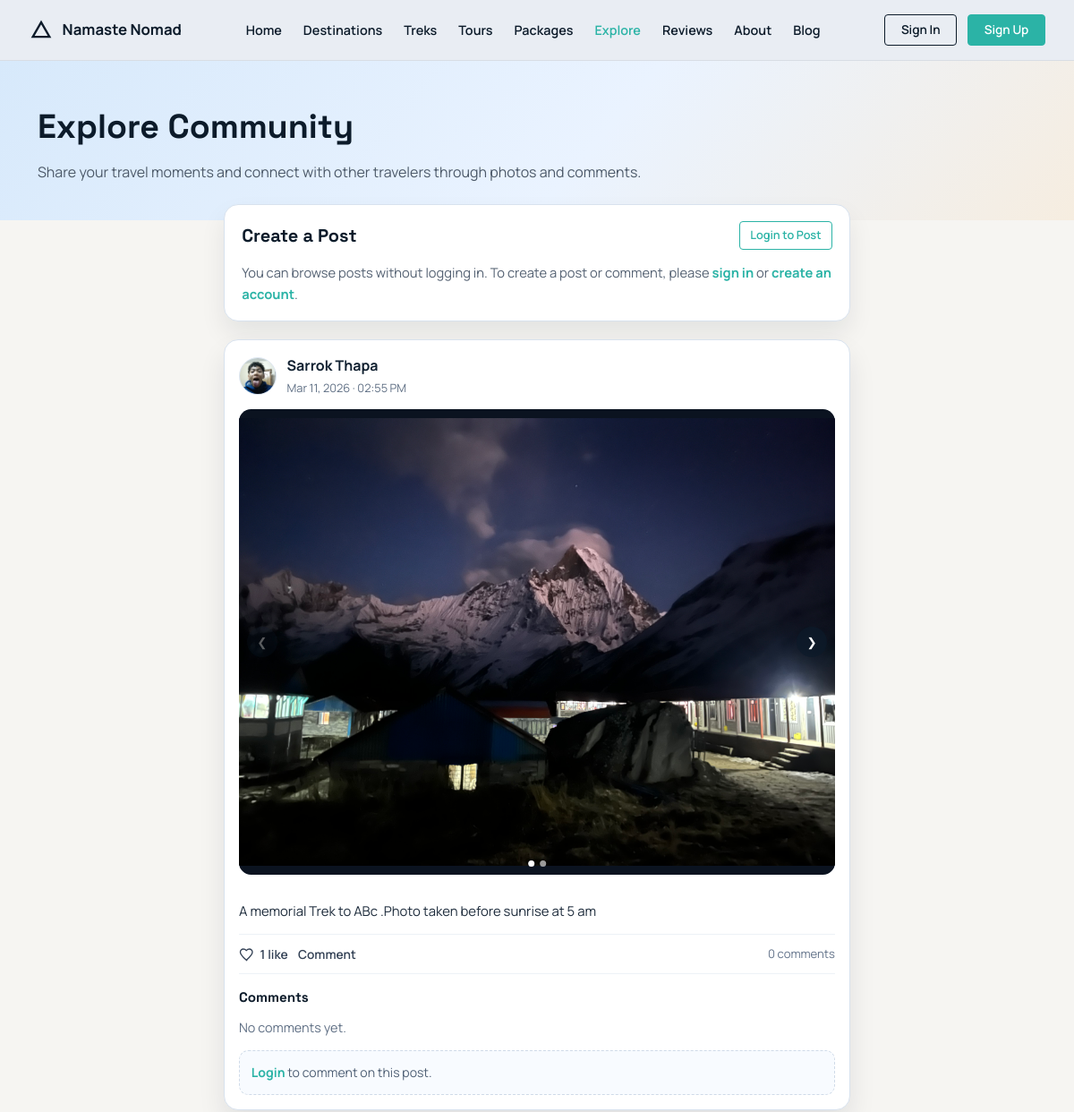
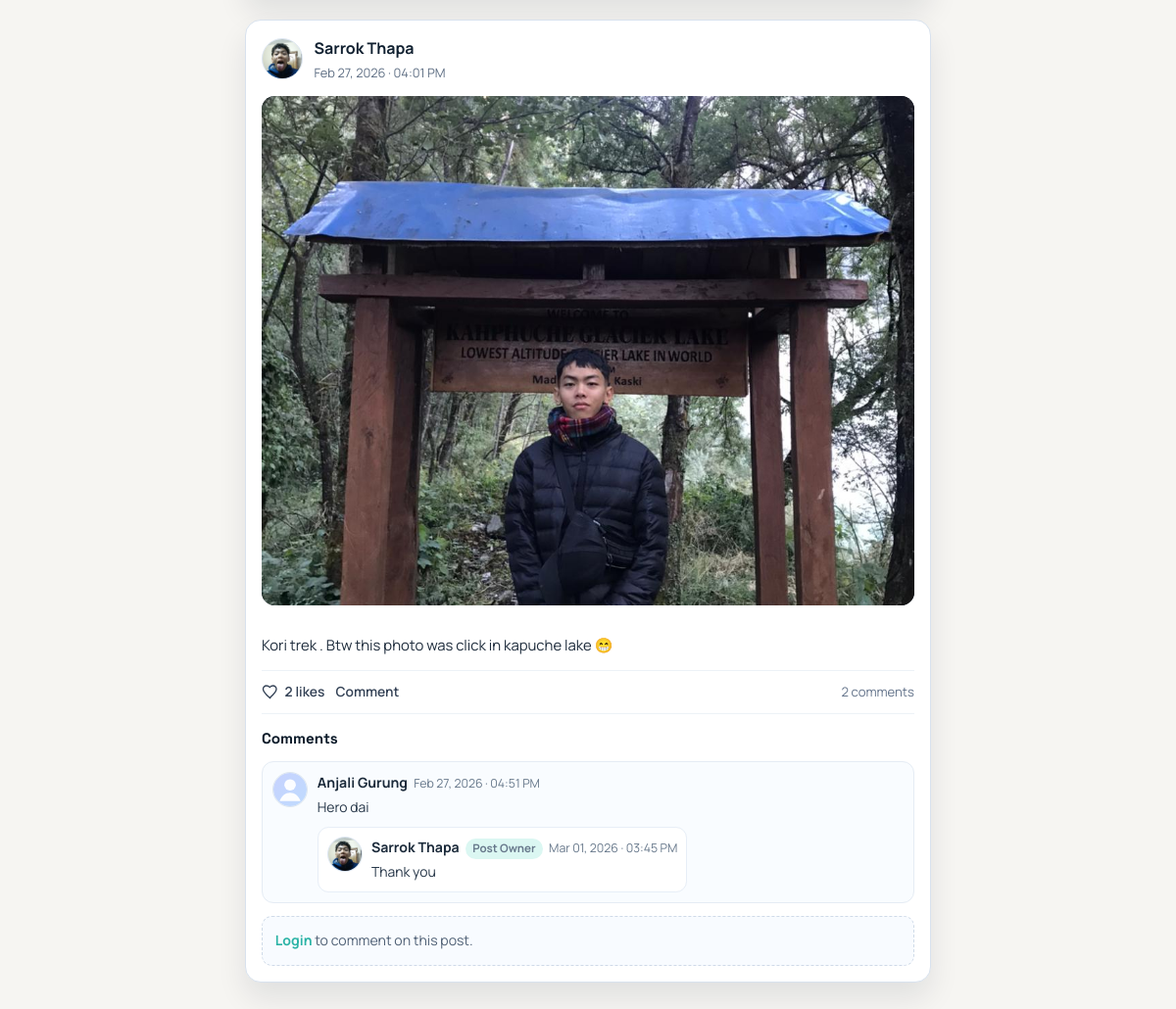
/community/, run on the app's committed database (2 pictures, top to bottom).
### core/models.py (models this page shows, shortened)
class Post(models.Model):
    user = models.ForeignKey(
        settings.AUTH_USER_MODEL,
        on_delete=models.CASCADE,
        related_name='community_posts',
    )
    likes = models.ManyToManyField(
        settings.AUTH_USER_MODEL,
        related_name='liked_community_posts',
        blank=True,
    )
    image = models.ImageField(upload_to='community_posts/', blank=True, null=True)
    caption = models.TextField(max_length=2200)
    tagged_vendors = models.ManyToManyField(
        settings.AUTH_USER_MODEL,
        related_name='tagged_posts',
        blank=True,
    )
    created_at = models.DateTimeField(auto_now_add=True)
    class Meta:
        ordering = ('-created_at',)

class PostMedia(models.Model):
    MEDIA_IMAGE = 'image'
    MEDIA_VIDEO = 'video'
    MEDIA_TYPE_CHOICES = (
        (MEDIA_IMAGE, 'Image'),
        (MEDIA_VIDEO, 'Video'),
    )
    post = models.ForeignKey(Post, on_delete=models.CASCADE, related_name='media')
    media_file = models.FileField(upload_to='community_posts/')
    media_type = models.CharField(max_length=10, choices=MEDIA_TYPE_CHOICES, default=MEDIA_IMAGE)
    order = models.PositiveSmallIntegerField(default=0)
    created_at = models.DateTimeField(auto_now_add=True)
    class Meta:
        ordering = ('order', 'created_at', 'id')

class Comment(models.Model):
    post = models.ForeignKey(Post, on_delete=models.CASCADE, related_name='comments')
    parent = models.ForeignKey(
        'self',
        on_delete=models.CASCADE,
        related_name='replies',
        null=True,
        blank=True,
    )
    user = models.ForeignKey(
        settings.AUTH_USER_MODEL,
        on_delete=models.CASCADE,
        related_name='community_comments',
    )
    body = models.TextField(max_length=800)
    created_at = models.DateTimeField(auto_now_add=True)
    class Meta:
        ordering = ('created_at',)

### core/views.py (the view)
# urls.py: path('community/', views.community_feed, name='community_feed'),
def community_feed(request):
    posts = _community_posts(viewer=request.user)
    return render(request, 'core/community_feed.html', {
        'posts': posts,
        'is_dashboard': False,
        'force_show_post_form': False,
    })

### core/views.py (called while the page is built)
def _safe_related(instance, attribute_name):
    try:
        return getattr(instance, attribute_name)
    except ObjectDoesNotExist:
        return None

def _user_display_name(user):
    if not user:
        return "Traveler"
    full_name = user.get_full_name().strip()
    return full_name or user.username or "Traveler"

def _user_avatar_url(user):
    if not user:
        return ""
    user_type = getattr(user, 'user_type', '')
    if user_type == 'traveler':
        profile = _safe_related(user, 'traveler_profile')
        if profile and profile.avatar:
            return profile.avatar.url
    elif user_type == 'vendor':
        profile = _safe_related(user, 'vendor_profile')
        if profile and profile.logo:
            return profile.logo.url
    elif user_type == 'admin':
        profile = _safe_related(user, 'admin_profile')
        if profile and profile.avatar:
            return profile.avatar.url
    return ""

def _caption_with_vendor_links(post):
    caption = post.caption or ""
    if not caption:
        return ""
    tagged_vendors = list(getattr(post, 'tagged_vendors', []).all())
    vendor_lookup = {
        vendor.username.lower(): (
            vendor.username,
            reverse('vendor_public_profile', kwargs={'vendor_id': vendor.id}),
        )
        for vendor in tagged_vendors
    }
    escaped_caption = escape(caption)
    def _replace(match):
        username = match.group(1)
        key = username.lower()
        if key in vendor_lookup:
            display, url = vendor_lookup[key]
            safe_display = escape(display)
            return f'<a class="tagged-mention" href="{url}">@{safe_display}</a>'
        return f'@{username}'
    linked = TAG_PATTERN.sub(_replace, escaped_caption)
    linked = linked.replace('\n', '<br>')
    return mark_safe(linked)

### core/templates/core/community_feed.html (shortened to what this page needs)
{% load static %}
<!DOCTYPE html>
<html lang="en">
<head>
    <link rel="stylesheet" href="{% static 'css/style.css' %}">
    <link rel="stylesheet" href="{% static 'css/landing.css' %}">
    <link rel="stylesheet" href="{% static 'css/community.css' %}?v=20260301a">
</head>
<body>
    <nav class="landing-nav">
        <div class="nav-container">
            <a class="nav-brand" href="{% url 'home' %}">
                <svg width="28" height="28" viewBox="0 0 24 24" fill="none" stroke="currentColor" stroke-width="2">
                    <path d="M4 19l8-14 8 14H4z"/>
                </svg>
                <span>Namaste Nomad</span>
            </a>
            <div class="nav-menu">
                <a href="{% url 'home' %}">Home</a>
                <a href="#">Destinations</a>
                <a href="{% url 'package_treks' %}">Treks</a>
                <a href="{% url 'package_tours' %}">Tours</a>
                <a href="{% url 'package_list' %}">Packages</a>
                <a href="{% url 'community_feed' %}" class="nav-active">Explore</a>
                <a href="{% url 'review_list' %}">Reviews</a>
                <a href="{% url 'about' %}">About</a>
                <a href="{% url 'blog_list' %}">Blog</a>
            </div>
            <div class="nav-actions">
                {% if request.user.is_authenticated %}
                    <a href="{% url 'logout' %}" class="btn-dark">Logout</a>
                {% else %}
                    <a href="{% url 'account_login_choice' %}" class="btn-ghost">Sign In</a>
                    <a href="{% url 'account_register_choice' %}" class="btn-dark">Sign Up</a>
                {% endif %}
            </div>
        </div>
    </nav>
    <main class="community-page">
        <section class="community-hero">
            <div class="container-landing">
                <h1>Explore Community</h1>
                <p>Share your travel moments and connect with other travelers through photos and comments.</p>
            </div>
        </section>
        <section class="container-landing community-shell">
            {% include "core/includes/community_stream.html" %}
        </section>
    </main>
</body>
</html>

### core/templates/core/includes/community_post_card.html (shortened to what this page needs)
{% load static %}
<article class="post-card" id="post-{{ post.id }}">
    <div class="post-head">
        <div class="post-author">
            <div class="author-avatar">
                {% if post.author_avatar_url %}
                    <img src="{{ post.author_avatar_url }}" alt="{{ post.author_name }} avatar">
                {% else %}
                    <img src="{% static 'images/default-avatar.svg' %}" alt="Default avatar">
                {% endif %}
            </div>
            <div>
                <div class="author-name">{{ post.author_name }}</div>
                <div class="post-date">{{ post.created_at|date:"M d, Y · h:i A" }}</div>
            </div>
        </div>
    </div>
    <div class="post-media-carousel" data-carousel>
        {% if post.media_items %}
            <div class="carousel-track">
                {% for media in post.media_items %}
                    <div class="carousel-slide">
                        {% if media.media_type == 'video' %}
                            <video class="carousel-media" controls preload="metadata">
                                <source src="{{ media.media_file.url }}">
                                Your browser does not support the video tag.
                            </video>
                        {% else %}
                            <img class="carousel-media" src="{{ media.media_file.url }}" alt="Post media by {{ post.author_name }}">
                        {% endif %}
                    </div>
                {% endfor %}
            </div>
            {% if post.media_count|default:0 > 1 %}
                <button class="carousel-btn prev" type="button" aria-label="Previous media">
                    <span aria-hidden="true">&#10094;</span>
                </button>
                <button class="carousel-btn next" type="button" aria-label="Next media">
                    <span aria-hidden="true">&#10095;</span>
                </button>
                <div class="carousel-dots">
                    {% for media in post.media_items %}
                        <button class="carousel-dot {% if forloop.first %}active{% endif %}" type="button" aria-label="View media {{ forloop.counter }}"></button>
                    {% endfor %}
                </div>
            {% endif %}
        {% else %}
            <div class="carousel-empty">No media uploaded.</div>
        {% endif %}
    </div>
    <div class="post-caption">{{ post.caption_html|safe }}</div>
    <div class="post-engagement">
        <div class="engagement-actions">
            {% if request.user.is_authenticated %}
                <form method="POST" action="{% url 'community_post_like_toggle' post.id %}" class="like-form">
                    {% csrf_token %}
                    <input type="hidden" name="next" value="{{ request.path }}#post-{{ post.id }}">
                    <button type="submit" class="engage-item like-btn {% if post.is_liked_by_current_user %}liked{% endif %}" aria-label="Like post">
                        <svg class="heart-icon" viewBox="0 0 24 24" fill="none" aria-hidden="true">
                            <path d="M12 21.35l-1.45-1.32C5.4 15.36 2 12.28 2 8.5A4.5 4.5 0 0 1 6.5 4C8.24 4 9.91 4.81 11 6.09 12.09 4.81 13.76 4 15.5 4A4.5 4.5 0 0 1 20 8.5c0 3.78-3.4 6.86-8.55 11.54L12 21.35z"/>
                        </svg>
                        <span>{{ post.like_count }} like{{ post.like_count|pluralize }}</span>
                    </button>
                </form>
            {% else %}
                <a href="{% url 'account_login_choice' %}" class="engage-item like-btn like-link" aria-label="Login to like this post">
                    <svg class="heart-icon" viewBox="0 0 24 24" fill="none" aria-hidden="true">
                        <path d="M12 21.35l-1.45-1.32C5.4 15.36 2 12.28 2 8.5A4.5 4.5 0 0 1 6.5 4C8.24 4 9.91 4.81 11 6.09 12.09 4.81 13.76 4 15.5 4A4.5 4.5 0 0 1 20 8.5c0 3.78-3.4 6.86-8.55 11.54L12 21.35z"/>
                    </svg>
                    <span>{{ post.like_count }} like{{ post.like_count|pluralize }}</span>
                </a>
            {% endif %}
            {% if request.user.is_authenticated %}
                <a href="#post-comment-form-{{ post.id }}" class="engage-item">Comment</a>
            {% else %}
                <a href="{% url 'account_login_choice' %}" class="engage-item">Comment</a>
            {% endif %}
        </div>
        <span class="engagement-count">{{ post.comment_count }} comment{{ post.comment_count|pluralize }}</span>
    </div>
    <div class="post-comments">
        <h3>Comments</h3>
        <div class="comment-list">
            {% if post.prepared_comments %}
                {% for comment in post.prepared_comments %}
                    <div class="comment-item">
                        <div class="comment-avatar">
                            {% if comment.author_avatar_url %}
                                <img src="{{ comment.author_avatar_url }}" alt="{{ comment.author_name }} avatar">
                            {% else %}
                                <img src="{% static 'images/default-avatar.svg' %}" alt="Default avatar">
                            {% endif %}
                        </div>
                        <div class="comment-content">
                            <div class="comment-meta">
                                <strong>{{ comment.author_name }}</strong>
                                <span>{{ comment.created_at|date:"M d, Y · h:i A" }}</span>
                            </div>
                            <p>{{ comment.body }}</p>
                            {% if comment.prepared_replies %}
                                <div class="reply-list">
                                    {% for reply in comment.prepared_replies %}
                                        <div class="reply-item">
                                            <div class="comment-avatar">
                                                {% if reply.author_avatar_url %}
                                                    <img src="{{ reply.author_avatar_url }}" alt="{{ reply.author_name }} avatar">
                                                {% else %}
                                                    <img src="{% static 'images/default-avatar.svg' %}" alt="Default avatar">
                                                {% endif %}
                                            </div>
                                            <div class="comment-content">
                                                <div class="comment-meta">
                                                    <strong>{{ reply.author_name }}</strong>
                                                    <span class="owner-reply-badge">Post Owner</span>
                                                    <span>{{ reply.created_at|date:"M d, Y · h:i A" }}</span>
                                                </div>
                                                <p>{{ reply.body }}</p>
                                            </div>
                                        </div>
                                    {% endfor %}
                                </div>
                            {% endif %}
                        </div>
                    </div>
                {% endfor %}
            {% else %}
                <p class="empty-comments">No comments yet.</p>
            {% endif %}
        </div>
        {% if request.user.is_authenticated %}
            <form method="POST" action="{% url 'community_comment_create' post.id %}" class="comment-form" id="post-comment-form-{{ post.id }}">
                {% csrf_token %}
                <input type="hidden" name="next" value="{{ request.path }}#post-{{ post.id }}">
                <textarea name="body" rows="2" placeholder="Write a comment..." required></textarea>
                <button type="submit" class="btn-dark">Post Comment</button>
            </form>
        {% else %}
            <div class="comment-login-note">
                <a href="{% url 'account_login_choice' %}">Login</a> to comment on this post.
            </div>
        {% endif %}
    </div>
</article>

### static/css/style.css (style rules this page uses)
* { margin: 0; padding: 0; box-sizing: border-box; }
body { font-family: -apple-system, BlinkMacSystemFont, 'Segoe UI', Roboto, 'Helvetica Neue', Arial, sans-serif; background: #f3f4f6; color: #1f2937; line-height: 1.6; }
.nav-brand { display: flex; align-items: center; gap: 0.75rem; color: white; font-size: 1.25rem; font-weight: 600; text-decoration: none; }

### static/css/landing.css (style rules this page uses)
:root { --ink: #0c1b2a; --muted: #55606d; --light: #f6f5f2; --panel: #ffffff; --border: #d6dbe1; --hero: #cfe3f4; --charcoal: #102233; --dark: #0b1320; --accent: #ff6b57; --accent-2: #2bb3a6; --accent-3: #f0b429; --accent-4: #6c63ff; }
body { font-family: "Manrope", "Segoe UI", sans-serif; background: var(--light); color: var(--ink); }
h1, h2, h3 { font-family: "Space Grotesk", "Manrope", sans-serif; }
.container-landing { max-width: 1180px; margin: 0 auto; padding: 0 2rem; }
section { padding: 4rem 0; }
.landing-nav { background: #e9edf3; border-bottom: 1px solid #d8dde4; position: sticky; top: 0; z-index: 1000; }
.nav-container { max-width: 1200px; margin: 0 auto; padding: 1rem 2rem; display: flex; align-items: center; justify-content: space-between; gap: 2rem; }
.landing-nav .nav-brand { display: flex; align-items: center; gap: 0.6rem; font-size: 1.05rem; font-weight: 700; color: var(--ink); text-decoration: none; }
.nav-menu { display: flex; gap: 1.5rem; font-size: 0.9rem; }
.nav-menu a { color: var(--ink); text-decoration: none; font-weight: 600; }
.nav-actions { display: flex; gap: 0.75rem; }
.btn-ghost, .btn-dark { text-decoration: none; font-weight: 600; border-radius: 0.25rem; padding: 0.35rem 1.1rem; display: inline-flex; align-items: center; justify-content: center; border: 1px solid var(--ink); font-size: 0.85rem; }
.btn-ghost { color: var(--ink); background: transparent; }
.btn-dark { color: #fff; background: var(--accent-2); border-color: var(--accent-2); }

### data on the page
Post: author_name "Sarrok Thapa", created_at "Mar 11, 2026 · 02:55 PM", caption_html "A memorial Trek to ABc .Photo taken before sunrise at 5 am", like_count "1", comment_count "0", shows "No comments yet."
PostMedia: media_file (picture)
Post: author_name "Sarrok Thapa", created_at "Feb 27, 2026 · 04:01 PM", caption_html "Kori trek . Btw this photo was click in kapuche lake 😁", like_count "2", comment_count "2"
Comment: author_name "Anjali Gurung", created_at "Feb 27, 2026 · 04:51 PM", body "Hero dai"
Comment: author_name "Sarrok Thapa", created_at "Mar 01, 2026 · 03:45 PM", body "Thank you"
